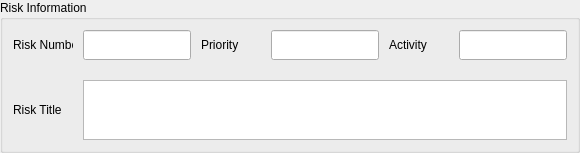
            <widget class="QGroupBox" name="gpb_RiskInformation">
             <property name="enabled">
              <bool>true</bool>
             </property>
             <property name="sizePolicy">
              <sizepolicy hsizetype="Expanding" vsizetype="Expanding">
               <horstretch>0</horstretch>
               <verstretch>0</verstretch>
              </sizepolicy>
             </property>
             <property name="minimumSize">
              <size>
               <width>0</width>
               <height>145</height>
              </size>
             </property>
             <property name="maximumSize">
              <size>
               <width>16777215</width>
               <height>145</height>
              </size>
             </property>
             <property name="title">
              <string>Risk Information</string>
             </property>
             <layout class="QGridLayout" name="gridLayout_3">
              <property name="sizeConstraint">
               <enum>QLayout::SetMinimumSize</enum>
              </property>
              <property name="leftMargin">
               <number>0</number>
              </property>
              <property name="topMargin">
               <number>0</number>
              </property>
              <property name="rightMargin">
               <number>0</number>
              </property>
              <property name="bottomMargin">
               <number>0</number>
              </property>
              <property name="spacing">
               <number>10</number>
              </property>
              <item row="0" column="0">
               <layout class="QVBoxLayout" name="vlay_RiskInformation">
                <property name="spacing">
                 <number>10</number>
                </property>
                <property name="leftMargin">
                 <number>5</number>
                </property>
                <property name="topMargin">
                 <number>5</number>
                </property>
                <property name="rightMargin">
                 <number>5</number>
                </property>
                <property name="bottomMargin">
                 <number>5</number>
                </property>
                <item>
                 <layout class="QGridLayout" name="glay_RiskNumber">
                  <property name="sizeConstraint">
                   <enum>QLayout::SetMinimumSize</enum>
                  </property>
                  <property name="leftMargin">
                   <number>5</number>
                  </property>
                  <property name="topMargin">
                   <number>5</number>
                  </property>
                  <property name="rightMargin">
                   <number>5</number>
                  </property>
                  <property name="bottomMargin">
                   <number>5</number>
                  </property>
                  <property name="horizontalSpacing">
                   <number>10</number>
                  </property>
                  <property name="verticalSpacing">
                   <number>0</number>
                  </property>
                  <item row="0" column="5">
                   <widget class="QLineEdit" name="edt_RiskActivity">
                    <property name="minimumSize">
                     <size>
                      <width>0</width>
                      <height>30</height>
                     </size>
                    </property>
                    <property name="maximumSize">
                     <size>
                      <width>16777215</width>
                      <height>30</height>
                     </size>
                    </property>
                   </widget>
                  </item>
                  <item row="0" column="1">
                   <widget class="QLineEdit" name="edt_RiskNumber">
                    <property name="minimumSize">
                     <size>
                      <width>0</width>
                      <height>30</height>
                     </size>
                    </property>
                    <property name="maximumSize">
                     <size>
                      <width>16777215</width>
                      <height>30</height>
                     </size>
                    </property>
                   </widget>
                  </item>
                  <item row="0" column="3">
                   <widget class="QLineEdit" name="edt_RiskPriority">
                    <property name="minimumSize">
                     <size>
                      <width>0</width>
                      <height>30</height>
                     </size>
                    </property>
                    <property name="maximumSize">
                     <size>
                      <width>16777215</width>
                      <height>30</height>
                     </size>
                    </property>
                   </widget>
                  </item>
                  <item row="0" column="4">
                   <widget class="QLabel" name="lbl_RiskActivity">
                    <property name="minimumSize">
                     <size>
                      <width>60</width>
                      <height>30</height>
                     </size>
                    </property>
                    <property name="maximumSize">
                     <size>
                      <width>60</width>
                      <height>30</height>
                     </size>
                    </property>
                    <property name="text">
                     <string>Activity</string>
                    </property>
                   </widget>
                  </item>
                  <item row="0" column="0">
                   <widget class="QLabel" name="lbl_RiskNumber">
                    <property name="minimumSize">
                     <size>
                      <width>60</width>
                      <height>30</height>
                     </size>
                    </property>
                    <property name="maximumSize">
                     <size>
                      <width>60</width>
                      <height>30</height>
                     </size>
                    </property>
                    <property name="text">
                     <string>Risk Number</string>
                    </property>
                   </widget>
                  </item>
                  <item row="0" column="2">
                   <widget class="QLabel" name="lbl_RiskPriority">
                    <property name="minimumSize">
                     <size>
                      <width>60</width>
                      <height>30</height>
                     </size>
                    </property>
                    <property name="maximumSize">
                     <size>
                      <width>60</width>
                      <height>30</height>
                     </size>
                    </property>
                    <property name="text">
                     <string>Priority</string>
                    </property>
                   </widget>
                  </item>
                 </layout>
                </item>
                <item>
                 <layout class="QGridLayout" name="glay_RiskTitle">
                  <property name="sizeConstraint">
                   <enum>QLayout::SetMinimumSize</enum>
                  </property>
                  <property name="leftMargin">
                   <number>5</number>
                  </property>
                  <property name="topMargin">
                   <number>5</number>
                  </property>
                  <property name="rightMargin">
                   <number>5</number>
                  </property>
                  <property name="bottomMargin">
                   <number>5</number>
                  </property>
                  <property name="spacing">
                   <number>10</number>
                  </property>
                  <item row="0" column="0">
                   <widget class="QLabel" name="lbl_RiskTitle">
                    <property name="minimumSize">
                     <size>
                      <width>60</width>
                      <height>30</height>
                     </size>
                    </property>
                    <property name="maximumSize">
                     <size>
                      <width>60</width>
                      <height>30</height>
                     </size>
                    </property>
                    <property name="text">
                     <string>&lt;html&gt;&lt;head/&gt;&lt;body&gt;&lt;p&gt;Risk Title&lt;/p&gt;&lt;/body&gt;&lt;/html&gt;</string>
                    </property>
                   </widget>
                  </item>
                  <item row="0" column="1">
                   <widget class="QPlainTextEdit" name="edt_RiskTitle">
                    <property name="minimumSize">
                     <size>
                      <width>0</width>
                      <height>60</height>
                     </size>
                    </property>
                    <property name="maximumSize">
                     <size>
                      <width>16777215</width>
                      <height>60</height>
                     </size>
                    </property>
                   </widget>
                  </item>
                 </layout>
                </item>
               </layout>
              </item>
             </layout>
            </widget>
